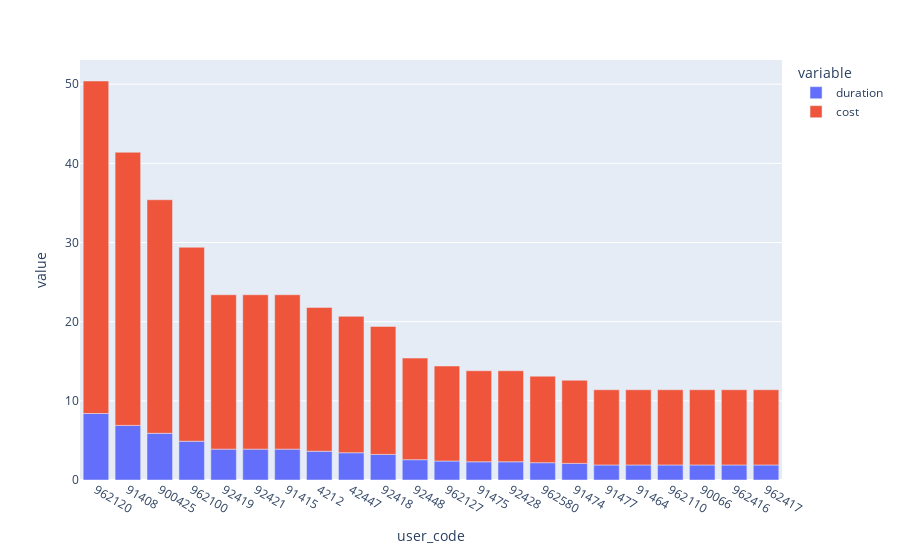

Notebook source saved alongside this figure:
### Code cell
df[["user_code", "duration", "cost"]].groupby("user_code").aggregate("mean").sort_values("cost", ascending=False).plot(kind="bar")

### Figure 1 — Plotly figure (JSON) as saved in the notebook; plotly's stock layout.template omitted (floating-point values rounded to 4 significant figures)
{"data": [{"alignmentgroup": "True", "hovertemplate": "variable=duration<br>user_code=%{x}<br>value=%{y}<extra></extra>", "legendgroup": "duration", "marker": {"color": "#636efa", "pattern": {"shape": ""}}, "name": "duration", "offsetgroup": "duration", "orientation": "v", "showlegend": true, "textposition": "auto", "type": "bar", "x": ["962120", "91408", "900425", "962100", "92419", "92421", "91415", "4212", "42447", "92418", "92448", "962127", "91475", "92428", "962580", "91474", "91477", "91464", "962110", "90066", "962416", "962417"], "xaxis": "x", "y": [8.4, 6.9, 5.9, 4.9, 3.9, 3.9, 3.9, 3.633, 3.445, 3.233, 2.567, 2.4, 2.3, 2.3, 2.186, 2.1, 1.9, 1.9, 1.9, 1.9, 1.9, 1.9], "yaxis": "y"}, {"alignmentgroup": "True", "hovertemplate": "variable=cost<br>user_code=%{x}<br>value=%{y}<extra></extra>", "legendgroup": "cost", "marker": {"color": "#EF553B", "pattern": {"shape": ""}}, "name": "cost", "offsetgroup": "cost", "orientation": "v", "showlegend": true, "textposition": "auto", "type": "bar", "x": ["962120", "91408", "900425", "962100", "92419", "92421", "91415", "4212", "42447", "92418", "92448", "962127", "91475", "92428", "962580", "91474", "91477", "91464", "962110", "90066", "962416", "962417"], "xaxis": "x", "y": [42, 34.5, 29.5, 24.5, 19.5, 19.5, 19.5, 18.17, 17.23, 16.17, 12.83, 12, 11.5, 11.5, 10.93, 10.5, 9.5, 9.5, 9.5, 9.5, 9.5, 9.5], "yaxis": "y"}], "layout": {"barmode": "relative", "legend": {"title": {"text": "variable"}, "tracegroupgap": 0}, "margin": {"t": 60}, "xaxis": {"anchor": "y", "domain": [0, 1], "title": {"text": "user_code"}}, "yaxis": {"anchor": "x", "domain": [0, 1], "title": {"text": "value"}}}}
